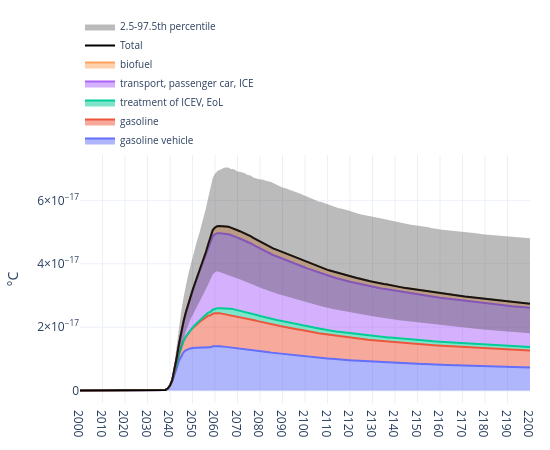

Notebook code for this chart:
### Markdown cell above
### Plot temperature anomaly (median + quantile band)

`plot_temp()` visualizes the time‑resolved temperature anomaly attributable to the modeled system, computed by allocating FaIR’s temperature response to the system’s emissions (by flow or by root activity) over time, with the median (50th percentile) across FaIR configurations by default and an optional 2.5–97.5% uncertainty band.

### Code cell
fig_temp = plot_temp(
    trails,
    by='root activity', # or by="flow"
    year_range=(2000, 2200),
    year_tick=10,
)
fig_temp

### Figure 1 — Plotly figure (JSON) as saved in the notebook; plotly's stock layout.template omitted (floating-point values rounded to 4 significant figures; data arrays with more than 128 entries replaced by an {"elided": "..."} marker saying what was removed)
{"data": [{"hovertemplate": "<b>%{meta}</b><br>Year: %{x}<br>°C: %{y:.6g}<extra></extra>", "meta": "gasoline vehicle", "mode": "lines", "name": "gasoline vehicle", "showlegend": true, "stackgroup": "one", "type": "scatter", "x": {"elided": "201 int values"}, "y": {"elided": "201 float values"}}, {"hovertemplate": "<b>%{meta}</b><br>Year: %{x}<br>°C: %{y:.6g}<extra></extra>", "meta": "gasoline", "mode": "lines", "name": "gasoline", "showlegend": true, "stackgroup": "one", "type": "scatter", "x": {"elided": "201 int values"}, "y": {"elided": "201 float values"}}, {"hovertemplate": "<b>%{meta}</b><br>Year: %{x}<br>°C: %{y:.6g}<extra></extra>", "meta": "treatment of ICEV, EoL", "mode": "lines", "name": "treatment of ICEV, EoL", "showlegend": true, "stackgroup": "one", "type": "scatter", "x": {"elided": "201 int values"}, "y": {"elided": "201 float values"}}, {"hovertemplate": "<b>%{meta}</b><br>Year: %{x}<br>°C: %{y:.6g}<extra></extra>", "meta": "transport, passenger car, ICE", "mode": "lines", "name": "transport, passenger car, ICE", "showlegend": true, "stackgroup": "one", "type": "scatter", "x": {"elided": "201 int values"}, "y": {"elided": "201 float values"}}, {"hovertemplate": "<b>%{meta}</b><br>Year: %{x}<br>°C: %{y:.6g}<extra></extra>", "meta": "biofuel", "mode": "lines", "name": "biofuel", "showlegend": true, "stackgroup": "one", "type": "scatter", "x": {"elided": "201 int values"}, "y": {"elided": "201 float values"}}, {"hovertemplate": "<b>Total</b><br>Year: %{x}<br>Total temperature change: %{y:.6g}<extra></extra>", "line": {"color": "black", "width": 2}, "mode": "lines", "name": "Total", "showlegend": true, "type": "scatter", "x": {"elided": "201 int values"}, "y": {"elided": "201 float values"}, "yaxis": "y"}, {"hoverinfo": "skip", "line": {"width": 0}, "mode": "lines", "showlegend": false, "type": "scatter", "x": {"elided": "201 int values"}, "y": {"elided": "201 float values"}, "yaxis": "y"}, {"fill": "tonexty", "fillcolor": "rgba(60,60,60,0.35)", "line": {"width": 0}, "mode": "lines", "name": "2.5-97.5th percentile", "type": "scatter", "x": {"elided": "201 int values"}, "y": {"elided": "201 float values"}, "yaxis": "y"}], "layout": {"annotations": [{"showarrow": false, "text": "Temperature change by gas/flow", "x": 0.5, "xanchor": "center", "xref": "paper", "y": -0.2, "yanchor": "top", "yref": "paper"}], "height": 450, "hoverlabel": {"align": "left", "font": {"size": 11}}, "hovermode": "x unified", "legend": {"entrywidth": 260, "entrywidthmode": "pixels", "font": {"size": 10}, "orientation": "h", "x": 0, "xanchor": "left", "y": 1, "yanchor": "bottom"}, "margin": {"b": 40, "l": 60, "r": 20, "t": 119}, "title": {"text": "", "x": 0.5, "xanchor": "center"}, "width": 550, "xaxis": {"dtick": 10, "range": [2000, 2200], "showgrid": true, "tick0": 2000, "tickmode": "linear"}, "yaxis": {"showgrid": true, "title": {"text": "°C"}, "type": "linear"}}}
